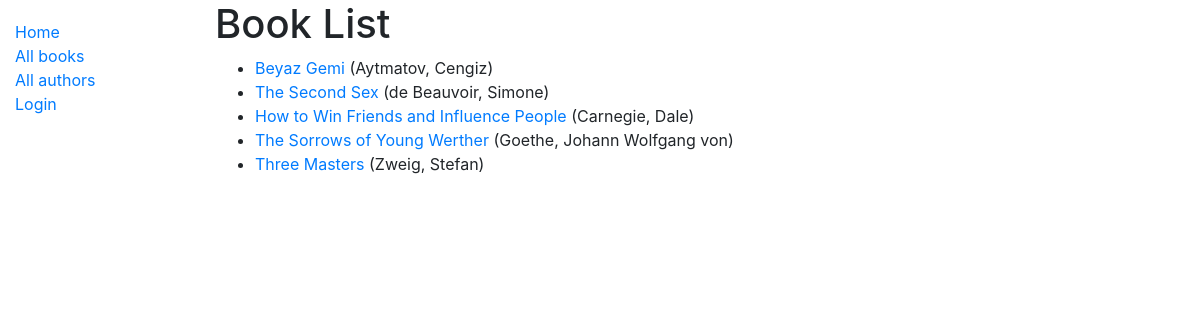
/catalog/books/, run on the app's committed database.
### catalog/models.py (models this page shows, shortened)
class Book(models.Model):
    title = models.CharField(max_length=200)
    author = models.ForeignKey('Author',on_delete=models.SET_NULL,null=True, help_text="An author for the book.")
    summary = models.TextField(max_length=1000, help_text='Enter a brief description of the book')
    isbn = models.CharField('ISBN', max_length=13, unique=True,
                             help_text='13 Character <a href="https://www.isbn-international.org/content/what-isbn">ISBN number</a>')
    genre = models.ManyToManyField(Genre, help_text='Select a genre for this book')
    language = models.ForeignKey(Language, on_delete=models.SET_NULL, null=True, help_text='Select a language for this book')
    def display_genre(self):
        """Create a string for the Genre. This is required to display genre in Admin."""
        return ', '.join(genre.name for genre in self.genre.all()[:3])
    display_genre.short_description = 'Genre'
    def get_absolute_url(self):
        return reverse('book-detail', args=[str(self.id)])

class Author(models.Model):
    first_name = models.CharField(max_length=100)
    last_name = models.CharField(max_length=100)
    date_of_birth = models.DateField(null=True, blank=True)
    date_of_death = models.DateField('Died', null=True, blank=True)
    genre = models.ManyToManyField(Genre)
    class Meta:
        ordering = ['last_name', 'first_name']
    def __str__(self):
        return f'{self.last_name}, {self.first_name}'

### catalog/views.py (the view)
# urls.py: path('books/', views.BookListView.as_view(), name='books'),
class BookListView(generic.ListView):
    model = Book
    paginate_by = 10

### catalog/templates/catalog/book_list.html
{% extends "base_generic.html" %}
{% block content %}
  <h1>Book List</h1>
  {% if book_list %}
  <ul>
    {% for book in book_list %}
      <li>
        <a href="{{ book.get_absolute_url }}">{{ book.title }}</a> ({{book.author}})
      </li>
    {% endfor %}
  </ul>
  {% else %}
    <p>There are no books in the library.</p>
  {% endif %}
{% endblock %}

### data on the page
Book: title "Beyaz Gemi", author "Aytmatov, Cengiz"
Book: title "The Second Sex", author "de Beauvoir, Simone"
Book: title "How to Win Friends and Influence People", author "Carnegie, Dale"
Book: title "The Sorrows of Young Werther", author "Goethe, Johann Wolfgang von"
Book: title "Three Masters", author "Zweig, Stefan"
